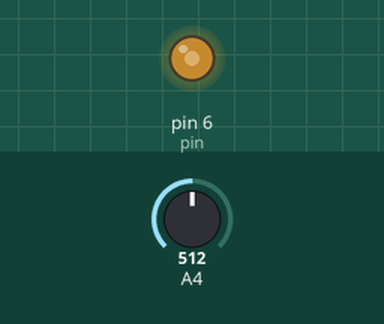
Simulated run of this sketch. Board: Arduino Uno, built with avr-gcc and run on an emulated ATmega328P. On the bench: output pins drawn as LEDs (lit = HIGH). The inputs (shaded band) are chosen by the test bench; at power-on: A4 = 512.

Above: at 1.2 s.
1.3 s: A4 set to 716
At 1.8 s:
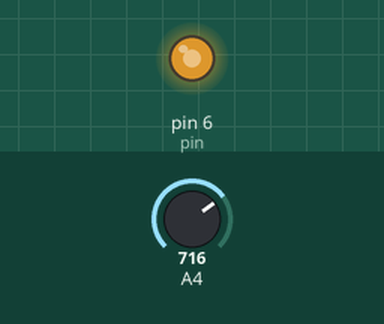
2.8 s: A4 set to 900
At 4.0 s:
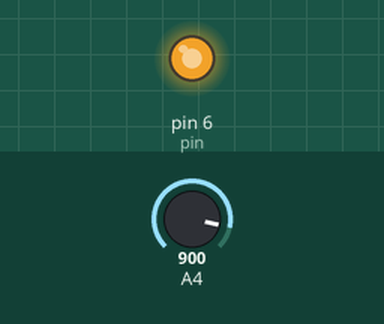
4.3 s: A4 set to 122
At 5.2 s:
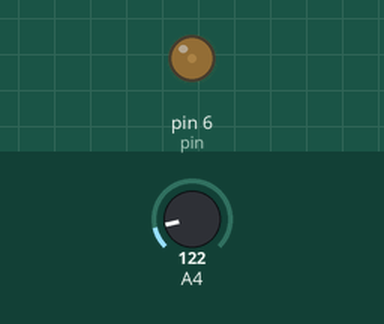
5.8 s: A4 set to 0
At 6.4 s:
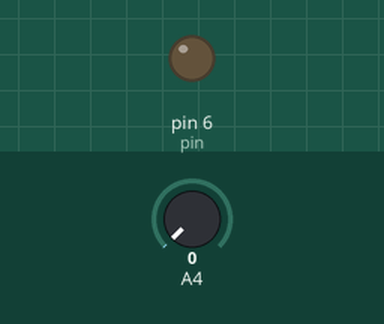
Timing chart, 0 to 8.3 s (numbered marks = the images above; inputs shaded):
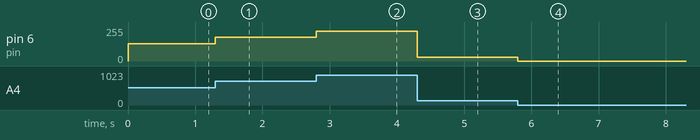

Measured:
- after the input at 1.3 s, pin 6 (pin): 128/255 → 179/255 at once
- after the input at 2.8 s, pin 6 (pin): 179/255 → 225/255 at once
- after the input at 4.3 s, pin 6 (pin): 225/255 → 30/255 at once
- after the input at 5.8 s, pin 6 (pin): 30/255 → 0/255 at once

The sketch:

control_led_potentiometer.ino
```cpp
int value; //this variable will store the measured value from the potentiometer
int pin = 6; //PMW exit pin


void setup() {
  pinMode(pin,OUTPUT); //we declare our pin as an  output pin
}

void loop() {
  //we take an analog reading and store it in the variable value
  value = analogRead(A4);
  /* value contains a number between  0/1023 and the output needs to be between 0/255, so we must transform it. The easiest way to do so is by dividing by 4
   */
   value = value/4;
   //now we output the analog value through the PMW pin
   analogWrite(pin, value);

}
```
